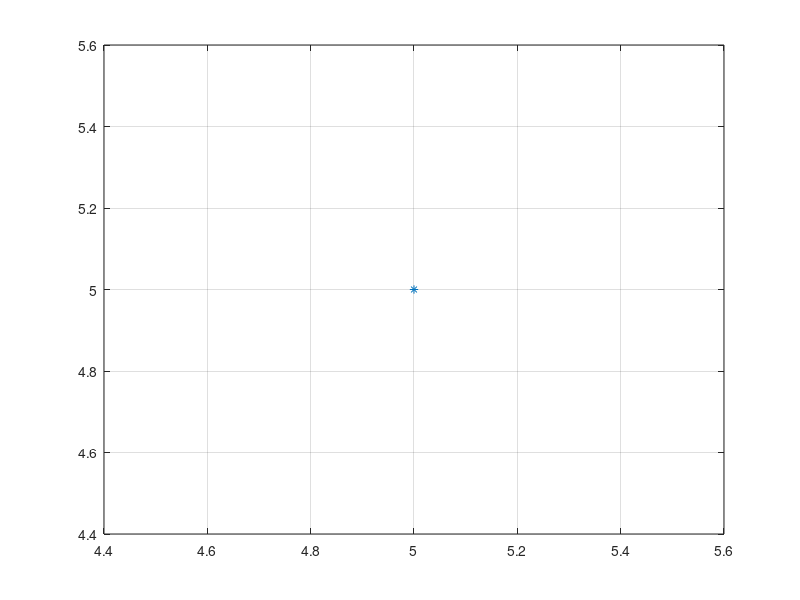

Here is the MATLAB script that generated this plot:
clc;
clear;
close all;

%{
x = [0, 0.25, 0.5, 0.75, 1];
y = [0, 0.47314, 0.90546, 1.30962, 1.69375];
%}

% Input
x = input('Enter x: ');
y = input('Enter y: ');

% Algorithm
y = y';
n = length(y);

A = [n, sum(x); sum(x), sum(x.^2)];
B = [sum(y); x*y];

ba = A\B;

% Output
fprintf('\n|%.10f\t%.10f\t||b| |%.10f\t|\n', A(1,1), A(1, 2), B(1));
fprintf('|%.10f\t%.10f\t||a|=|%.10f\t|\n', A(2,1), A(2, 2), B(2));
fprintf('\n|b| |%.10f\t|\n|a|=|%.10f\t|\n', ba(1), ba(2));
fprintf('\ny = a*x + b = %.10f*x + %.10f\n', ba(2), ba(1));

% Plot
yy = [ones(n, 1), x']*ba;
plot(x, y, '*', x, yy, '-');
grid on;

% **************************************************^**************************************************
% *****************************# Copyright by Ali Forouzandeh Hafshejani #*****************************
% ******************************# Scientific Computing Specialist 20@21 #******************************
% **************************************************^**************************************************